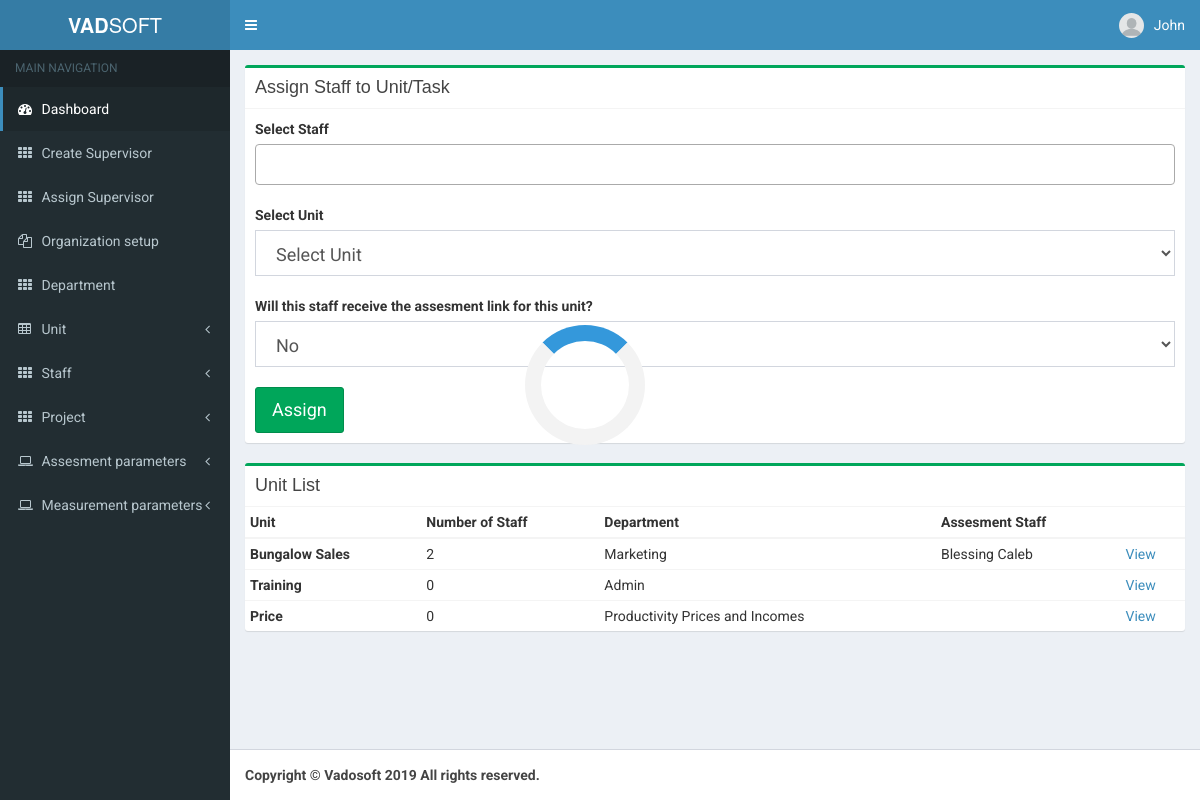
The app's page /v/assignunit (signed in) with its own data.
### tables this page shows
CREATE TABLE `unit` (
  `uni_id` int(11) NOT NULL,
  `uni_name` varchar(200) NOT NULL,
  `uni_dept` int(7) NOT NULL,
  `uni_org` int(8) NOT NULL,
  `uni_discrip` text NOT NULL,
  `registered_at` datetime NOT NULL,
  `org_id` int(11) NOT NULL
);

CREATE TABLE `department` (
  `dept_id` int(11) NOT NULL,
  `dept_name` varchar(50) NOT NULL,
  `dept_org` int(11) NOT NULL,
  `linkperson` int(11) NOT NULL,
  `dept_discrip` text NOT NULL,
  `registered_at` datetime NOT NULL
);

CREATE TABLE `staff_unit` (
  `id` int(10) NOT NULL,
  `staff` int(10) NOT NULL,
  `unit` int(10) NOT NULL,
  `unit_dept` int(11) NOT NULL,
  `unit_org` int(11) NOT NULL,
  `linkperson` varchar(11) NOT NULL,
  `registered_at` datetime NOT NULL,
  `status` varchar(10) NOT NULL
);

CREATE TABLE `staff` (
  `sta_id` int(11) NOT NULL,
  `sta_number` varchar(100) NOT NULL,
  `sta_fname` varchar(20) NOT NULL,
  `sta_lname` varchar(20) NOT NULL,
  `sta_dept` int(6) NOT NULL,
  `sta_org` int(6) NOT NULL,
  `sta_email` varchar(100) NOT NULL,
  `sta_phone` varchar(30) NOT NULL,
  `sta_sex` varchar(7) NOT NULL,
  `registered_at` datetime DEFAULT NULL,
  `sta_state` varchar(30) NOT NULL,
  `sta_city` varchar(20) NOT NULL,
  `sta_grade_level` varchar(50) NOT NULL,
  `sta_job_title` varchar(50) NOT NULL
);

### v/webapp/unit_assign.php (the view, shortened to what this page needs)
<div class="box box-success">
	<div class="box-header with-border">
		<h3 class="box-title">Assign Staff to Unit/Task</h3>
	</div>
	<div class="box-body">
		<form method="post" action="webapp/unit_assign_add.php">
			<label>Select Staff </label>
			<br /><br />
			<label>Select Unit</label>
			<select name="unit" id="unit" required class="form-control input-lg">
				<option>Select Unit </option>
			</select>
			<br />
			<label>Will this staff receive the assesment link for this unit?</label>
			<select name="linkperson" required id="linkperson" class="form-control input-lg">
				<option value="no" selected="selected">No</option>
			</select>
			<br>
			<input type="submit" class="btn btn-success btn-lg" value="Assign">
		</form>
	</div>
</div>
<div class="box box-success">
	<div class="box-header with-border">
		<h3 class="box-title">Unit List</h3>
	</div>
	<div class="">
		<table class="table table-responsive table-condensed">
			<thead>
				<tr>
					<th>Unit </th>
					<th>Number of Staff</th>
					<th>Department</th>
					<th>Assesment Staff</th>
					<th></th>
				</tr>
			</thead>
			<tbody>
			<?php GetStaffUnit($connection, $_SESSION['id']) ;?>
			</tbody>
		</table>
	</div>
</div>

### v/webapp/functions.php (shortened to what this page needs)
<?php
function GetDeptName($connection, $dept_id){
    $query = $connection ->query("SELECT * FROM department WHERE dept_id='$dept_id'") ;
    while ($row = $query->fetch()) {
        return $row['dept_name'];
    }
}
function GetStaffName($connection,$id)
{
    $sql = "SELECT * FROM staff WHERE sta_id = '$id' ";
    $query = $connection ->query($sql) ;
    $num =  $query->setFetchMode(PDO::FETCH_NUM);
    if($num !=0)
    {
        while ($row = $query->fetch() )
        {
            $fname = $row['sta_fname'] ;
            $lname = $row['sta_lname'] ;
            return $fname ." ". $lname;
        }
    }
}
function GetUnitId($connection, $id)
{
    $sql = "SELECT * FROM unit WHERE uni_id = '$id'";
    $query = $connection ->query($sql) ;
    $num =  $query->setFetchMode(PDO::FETCH_NUM);
    if($num !=0)
    {
        while ($row = $query->fetch())
        {
            $name = $row['uni_name'] ;
            return ("$name") ;
        }
    }
}
function GetUnitLinkPerson($connection, $unit_id){
    $query = $connection ->query("SELECT * FROM staff_unit WHERE unit='$unit_id' and linkperson='1'") ;
    while ($row = $query->fetch()) {
        return $row['staff'];
    }
}
function GetNumStaffUnit($connection,$id)
{
    $query = $connection->query("SELECT distinct staff FROM staff_unit WHERE unit = '$id' ") ;
    $num = $query->rowCount() ;
    return($num) ;
}
function GetStaffUnit($connection, $id)
{
    $query = $connection->query("SELECT * FROM unit WHERE uni_org = '$id'");
    $num = $query->rowCount();
    if ($num !=0)
    {
        while ($row = $query->fetch())
        {
            $uid = $row['uni_id'];
            $linkperson = GetStaffName($connection, GetUnitLinkPerson($connection, $uid));
            echo "<tr>
                <td><strong>".ucwords(strtolower(GetUnitId($connection,$uid)))."</strong></td>
                <td>".GetNumStaffUnit($connection,$uid)."</td>
                <td>".GetDeptName($connection,$row['uni_dept'])."</td>
                <td>".$linkperson."</td>
                <td><a href='unitprofile?id=$uid&mode=summarylist'> View </a></td>
            </tr>";
        }
    }
    else
    {
        return false;
    }
}

### records on screen
unit: GetUnitId($connection,$uid) "Bungalow Sales", uid "2", uni_dept.dept_name "Marketing", uni_id.sta_lname "Blessing Caleb"
unit: GetUnitId($connection,$uid) "Training", uid "0", uni_dept.dept_name "Admin"
unit: GetUnitId($connection,$uid) "Price", uid "0", uni_dept.dept_name "Productivity Prices and Incomes"

### other values on screen
$_SESSION['name'] "John"
